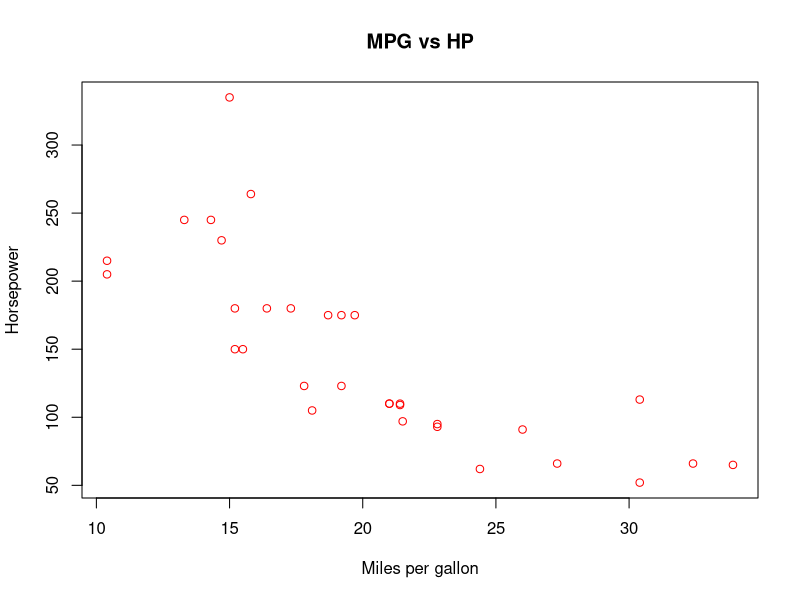

This figure's R source:
## ---- chunk 1
#| label: head-mtcars
#| echo: false
#Overview of dataset
head(mtcars)
## ---- chunk 2
#| label: summary-mtcars
#| echo: false
#Summarise the mtcars dataset
summary(mtcars)
## ---- chunk 3
#| label: plot-mtcars
#| echo: false
#Scatter plot of mpg vs hp
plot(mtcars$mpg, mtcars$hp, main = 'MPG vs HP', col = 'red',
     xlab = 'Miles per gallon', ylab = 'Horsepower')
